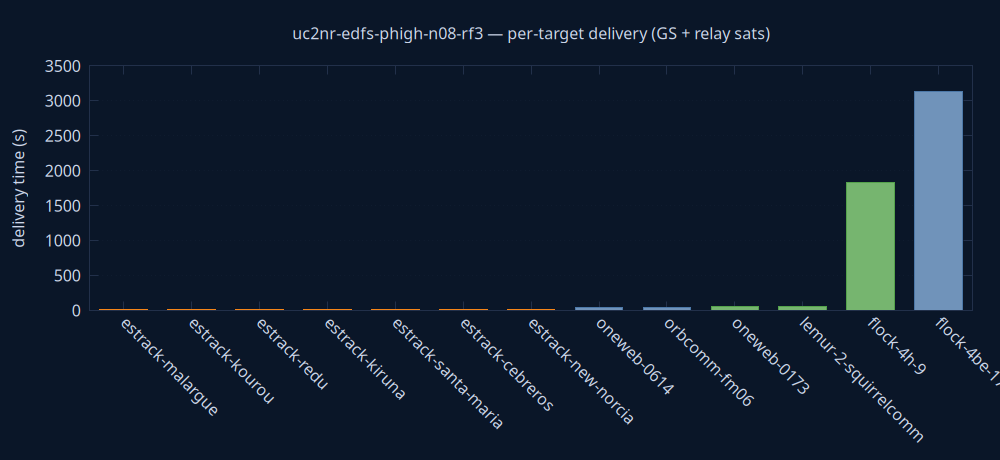

Source code (gnuplot):
set terminal pngcairo size 1000,460 background rgb '#0a1628'
set output 'delivery.png'
set style fill solid 0.8
set boxwidth 0.7 relative
set border lc rgb '#22304a'
set grid ytics lc rgb '#22304a'
set yrange [0:*]
set ylabel 'delivery time (s)' textcolor rgb '#cdd7ea'
set xtics rotate by -45 textcolor rgb '#cdd7ea'
set ytics textcolor rgb '#cdd7ea'
set title 'uc2nr-edfs-phigh-n08-rf3 — per-target delivery (GS + relay sats)' textcolor rgb '#cdd7ea'
plot 'delivery.dat' using 0:2:3:xtic(1) with boxes lc rgb variable notitle
